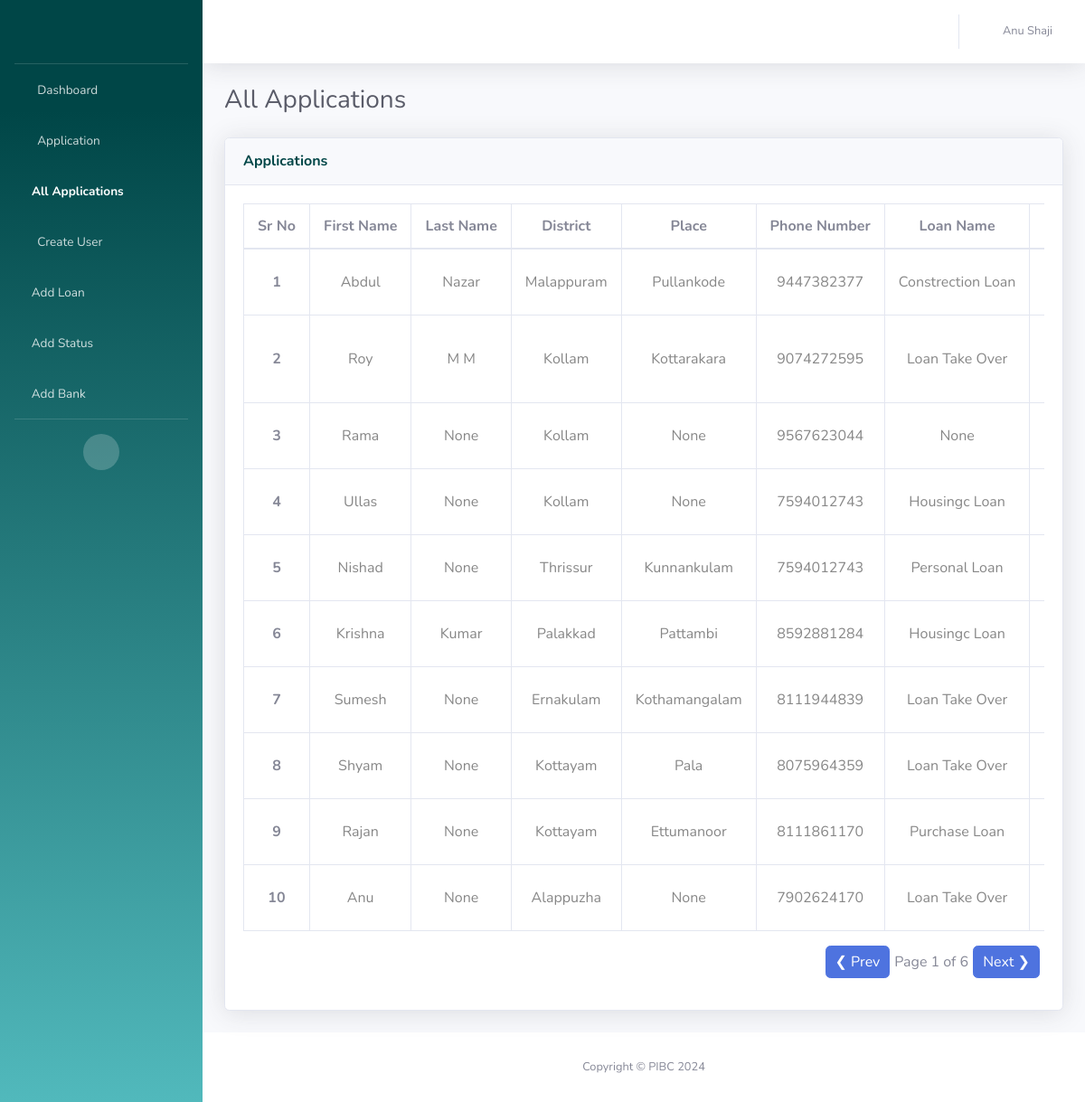
The page /all-application (signed in) on the database its author committed.
### UserApp/models.py (models this page shows, shortened)
class LoanApplicationModel(models.Model):
    ACCEPT = 'Accept'
    REJECT = 'Reject'
    NOT_SELECTED = 'Not selected'
    STATUS_CHOICES = [
        (ACCEPT, 'Accept'),
        (REJECT, 'Reject'),
        (NOT_SELECTED, 'Not selected'),
    ]
    form_id = models.AutoField(primary_key=True)
    first_name = models.CharField(max_length=100)
    last_name = models.CharField(max_length=100, null=True, blank=True)
    district = models.CharField(max_length=100, null=True, blank=True)
    place = models.CharField(max_length=100, null=True, blank=True)
    phone_no = models.CharField(max_length=15, null=True, blank=True)
    guaranter_name = models.CharField(max_length=100, null=True, blank=True)
    guaranter_phoneno = models.CharField(max_length=50, null=True, blank=True)
    guaranter_job = models.CharField(max_length=100, null=True, blank=True)
    guaranter_cibil_score = models.CharField(max_length=50, null=True, blank=True)
    guaranter_cibil_issue = models.TextField(null=True, blank=True)
    guaranter_it_payable = models.BooleanField(default=False)
    guaranter_years = models.ForeignKey(YearModel, on_delete=models.SET_NULL, null=True, blank=True, related_name='guaranter_year')
    job = models.CharField(max_length=100, null=True, blank=True)
    cibil_score = models.CharField(max_length=100, null=True, blank=True)
    cibil_issue = models.TextField(null=True, blank=True)
    it_payable = models.BooleanField(default=False)
    years = models.ForeignKey(YearModel, on_delete=models.SET_NULL, null=True,blank=True, related_name='customer_year')
    loan_name = models.ForeignKey(LoanModel, on_delete=models.SET_NULL, null=True, blank=True)
    loan_amount = models.DecimalField(max_digits=10,default=0, decimal_places=2, null=True, blank=True)
    followup_date = models.DateField(null = True)
    description = models.TextField(null=True, blank=True)
    status_name = models.ForeignKey(StatusModel, on_delete=models.SET_NULL, null=True, blank=True)
    application_description = models.TextField(null=True, blank=True)
    bank_name = models.ForeignKey(BankModel, on_delete=models.SET_NULL, null=True, blank=True)
    executive_name = models.CharField(max_length=100, null=True, blank=True)
    mobileno_1 = models.CharField(max_length=15,null=True, blank=True)
    mobileno_2 = models.CharField(max_length=15, blank=True, null=True)
    assigned_to = models.ManyToManyField(AdminModel, blank=True)
    document_description = models.TextField(null=True, blank=True)
    workstatus = models.CharField(
        max_length=20,
        choices=STATUS_CHOICES,
        default=NOT_SELECTED,  # Set default value to "Not selected"
        null=True,
    )

class LoanModel(models.Model):
    loan_id = models.AutoField(primary_key=True)
    loan_name = models.CharField(max_length=100)
    def __str__(self):
        return self.loan_name

### UserApp/views.py (the view)
# urls.py: path('all-application', views.all_app, name='allapp'),
def all_app(request):
    user = request.session.get('user', None)
    if user is None:
        return redirect('/login')
    else:
        loan_app = LoanApplicationModel.objects.all()
        admin = AdminModel.objects.get(admin_id=user)
        if admin.admin_last_name:
            admin_name = f"{admin.admin_first_name} {admin.admin_last_name}"
        else:
            admin_name = f"{admin.admin_first_name}"
        return render(request, 'all-files.html', {'username': admin_name, 'admin': admin, 'forms':loan_app})

### UserApp/models.py (called while the page is built)
    def __str__(self):
        return self.status_name

    def __str__(self):
        return self.bank_name

### templates/all-files.html (shortened to what this page needs)
<!DOCTYPE html>
<html lang="en">
<head>
    {% load static %}
    <link href="{% static 'vendor/fontawesome-free/css/all.min.css' %}" rel="stylesheet" type="text/css">
    <link href="{% static 'css/sb-admin-2.min.css' %}" rel="stylesheet">
  </head>
<body id="page-top">
    <div id="wrapper">
        <ul class="navbar-nav bg-gradient-primary sidebar sidebar-dark accordion" id="accordionSidebar">
            <a class="sidebar-brand d-flex align-items-center justify-content-center" href="{% url 'home' %}">
                <div class="logo" style="background-image: url({% static 'img/pibc.png' %});"></div>
            </a>
            <hr class="sidebar-divider my-0">
            <li class="nav-item">
                <a class="nav-link" href="{% url 'home' %}">
                    <i class="fas fa-fw fa-tachometer-alt"></i>
                    <span>Dashboard</span></a>
            </li>
            {% if admin.is_superadmin %}
            <li class="nav-item">
                <a class="nav-link" href="{% url 'form' %}">
                    <i class="fas fa-fw fa-file"></i>
                    <span>Application</span></a>
            </li>
            {% endif %}
            {% if admin.is_superadmin %}
            <li class="nav-item active">
                <a class="nav-link" href="{% url 'allapp' %}">
                    <i class="fas fa-list-alt"></i>
                    <span>All Applications</span></a>
            </li>
            {% endif %}
            {% if admin.is_superadmin %}
            <li class="nav-item">
                <a class="nav-link" href="{% url 'create-user' %}">
                    <i class="fas fa-fw fa-user-plus"></i>
                    <span>Create User</span></a>
            </li>
            {% endif %}
            {% if admin.is_superadmin %}
            <li class="nav-item">
                <a class="nav-link" href="{% url 'addloan' %}">
                    <i class="fas fa-file-invoice-dollar"></i>
                    <span>Add Loan</span></a>
            </li>
            {% endif %}
            {% if admin.is_superadmin %}
            <li class="nav-item">
                <a class="nav-link" href="{% url 'addstatus' %}">
                    <i class="fas fa-edit"></i>
                    <span>Add Status</span></a>
            </li>
            {% endif %}
            {% if admin.is_superadmin %}
            <li class="nav-item">
                <a class="nav-link" href="{% url 'addbank' %}">
                    <i class="fas fa-university"></i>
                    <span>Add Bank</span></a>
            </li>
            {% endif %}
            <hr class="sidebar-divider d-none d-md-block">
            <div class="text-center d-none d-md-inline">
                <button class="rounded-circle border-0" id="sidebarToggle"></button>
            </div>
        </ul>
        <div id="content-wrapper" class="d-flex flex-column">
            <div id="content">
                <nav class="navbar navbar-expand navbar-light bg-white topbar mb-4 static-top shadow">
                    <ul class="navbar-nav ml-auto">
                        <li class="nav-item dropdown no-arrow">
                            <a class="nav-link dropdown-toggle" href="#" id="userDropdown" role="button"
                                data-toggle="dropdown" aria-haspopup="true" aria-expanded="false">
                                <i class="fas fa-fw fa-user"></i>
                                <span class="mr-2 d-none d-lg-inline text-gray-600 small">{{username}}</span>
                            </a>
                        </li>
                    </ul>
                </nav>
                <div class="container-fluid">
                    <div class="d-sm-flex align-items-center justify-content-between mb-4">
                        <h1 class="h3 mb-0 text-gray-800">All Applications</h1>
                    </div>
                    <div class="row">
                        <div class="col-xl-12 col-lg-7">
                            <div class="card shadow mb-4">
                                <div
                                    class="card-header py-3 d-flex flex-row align-items-center justify-content-between">
                                    <h6 class="m-0 font-weight-bold text-primary">Applications</h6>
                                </div>
                                <div class="card-body">
                                    <div class="table-responsive-xxl">
                                        <div style="overflow-x: auto; max-width: 100%;">
                                            <table class="table table-bordered table-hover all-users">
                                                <thead>
                                                    <tr>
                                                      <th scope="col">Sr No</th>
                                                      <th scope="col">First Name</th>
                                                      <th scope="col">Last Name</th>
                                                      <th scope="col">District</th>
                                                      <th scope="col">Place</th>
                                                      <th scope="col">Phone Number</th>
                                                      <th scope="col">Loan Name</th>
                                                      <th scope="col">Amount</th>
                                                    </tr>
                                                </thead>
                                                <tbody>
                                                    {% for form in forms %}
                                                    <tr>
                                                    <th scope="row">{{ forloop.counter }}</th>
                                                    <td>{{form.first_name}}</td>
                                                    <td>{{form.last_name}}</td>
                                                    <td>{{form.district}}</td>
                                                    <td>{{form.place}}</td>
                                                    <td>{{form.phone_no}}</td>
                                                    <td>{{form.loan_name}}</td>
                                                    <td>{{form.loan_amount}}</td>
                                                    </tr>
                                                    {% endfor %}
                                                </tbody>
                                            </table>
                                            <div class="pagination" style="text-align: right;">
                                                <button class="prev btn btn-primary" onclick="changePage(-1)">&#10094; Prev</button>
                                                <span id="page-info"></span>
                                                <button class="next btn btn-primary" onclick="changePage(1)">Next &#10095;</button>
                                            </div>
                                        </div>
                                    </div>
                                </div>
                            </div>
                        </div>
                    </div>
                </div>
            </div>
            <footer class="sticky-footer bg-white">
                <div class="container my-auto">
                    <div class="copyright text-center my-auto">
                        <span>Copyright &copy; PIBC 2024</span>
                    </div>
                </div>
            </footer>
        </div>
    </div>
</body>
</html>

### templates/all-files.html (style rules this page uses)
.logo { height:2.5rem; width:8rem; background-position: center; background-size: cover; background-repeat: no-repeat; }
.table th { white-space: nowrap; }
.table td { white-space: nowrap; color: #878787; }
.table { width: 100%; margin-bottom: 1rem; background-color: transparent; }
.table th, .table td { padding: 12px 15px; vertical-align: middle; text-align: center; }
.table-responsive-xxl { padding-bottom: 15px; }
.pagination { display: flex; justify-content: flex-end; margin-top: 10px; }
.pagination button { margin: 0 5px; padding: 5px 10px; cursor: pointer; }
#page-info { align-self: center; }

### rows shown on the page
LoanApplicationModel: first_name "Abdul", last_name "Nazar", district "Malappuram", place "Pullankode", phone_no "9447382377", loan_name "Constrection Loan"
LoanApplicationModel: first_name "Roy", last_name "M M", district "Kollam", place "Kottarakara", phone_no "9074272595", loan_name "Loan Take Over"
LoanApplicationModel: first_name "Rama", last_name "None", district "Kollam", place "None", phone_no "9567623044", loan_name "None"
LoanApplicationModel: first_name "Ullas", last_name "None", district "Kollam", place "None", phone_no "7594012743", loan_name "Housingc Loan"
LoanApplicationModel: first_name "Nishad", last_name "None", district "Thrissur", place "Kunnankulam", phone_no "7594012743", loan_name "Personal Loan"
LoanApplicationModel: first_name "Krishna", last_name "Kumar", district "Palakkad", place "Pattambi", phone_no "8592881284", loan_name "Housingc Loan"
LoanApplicationModel: first_name "Sumesh", last_name "None", district "Ernakulam", place "Kothamangalam", phone_no "8111944839", loan_name "Loan Take Over"
LoanApplicationModel: first_name "Shyam", last_name "None", district "Kottayam", place "Pala", phone_no "8075964359", loan_name "Loan Take Over"
LoanApplicationModel: first_name "Rajan", last_name "None", district "Kottayam", place "Ettumanoor", phone_no "8111861170", loan_name "Purchase Loan"
LoanApplicationModel: first_name "Anu", last_name "None", district "Alappuzha", place "None", phone_no "7902624170", loan_name "Loan Take Over"

### other values the page prints
{{ username }} "Anu Shaji"
